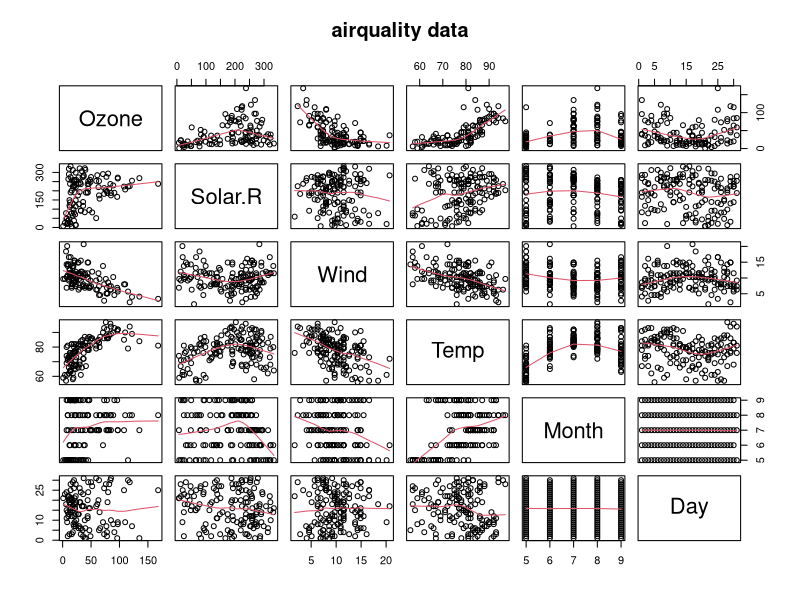
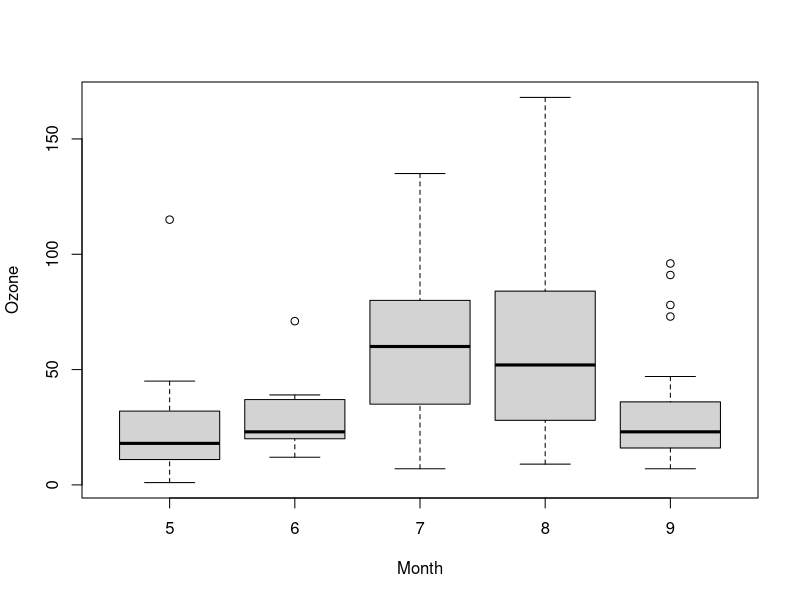
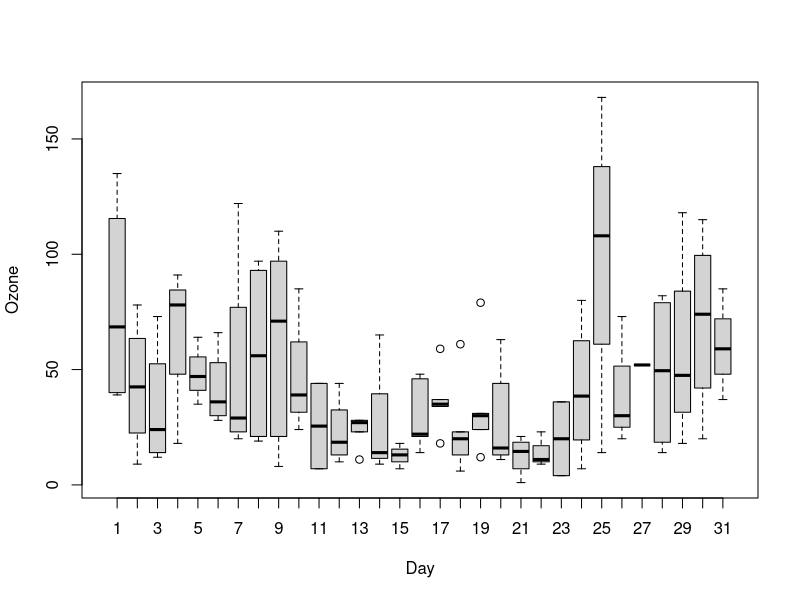
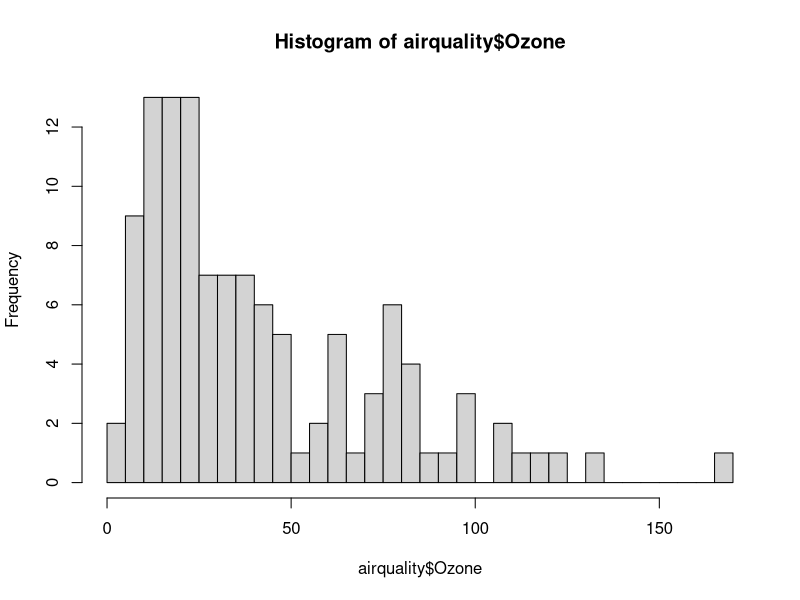
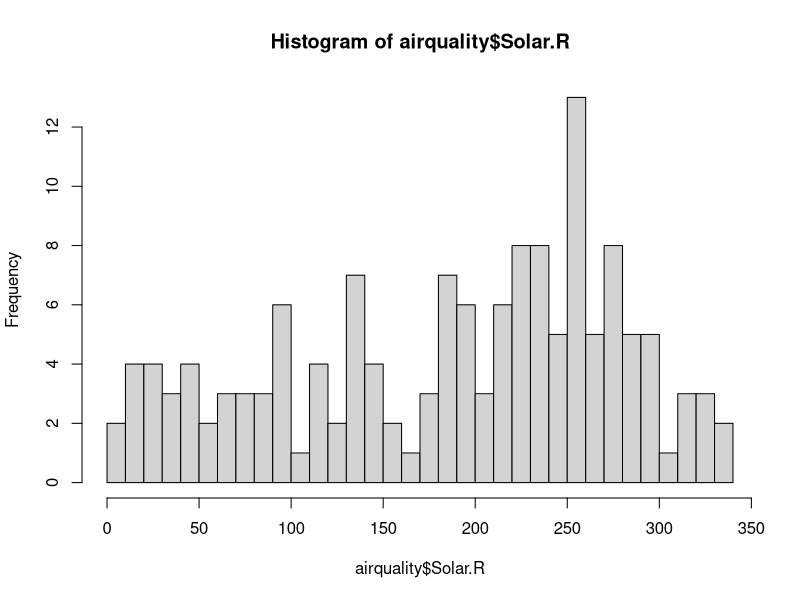
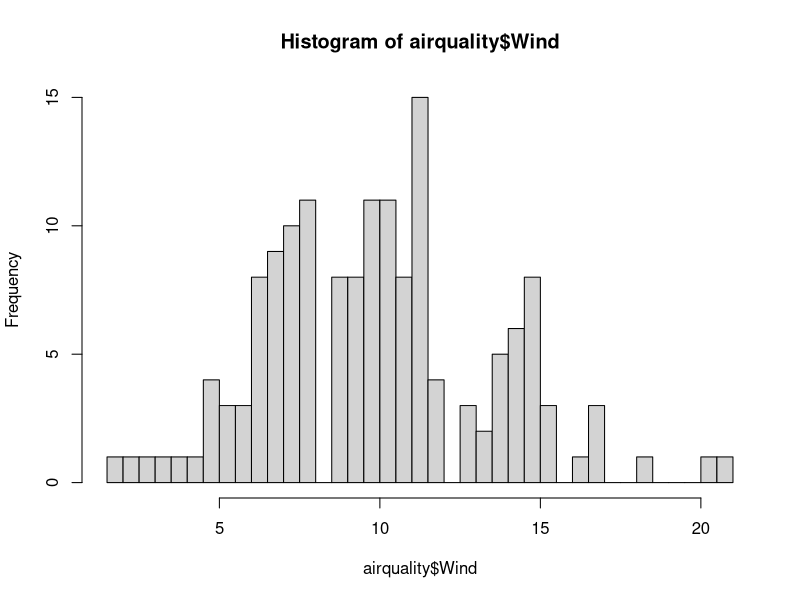
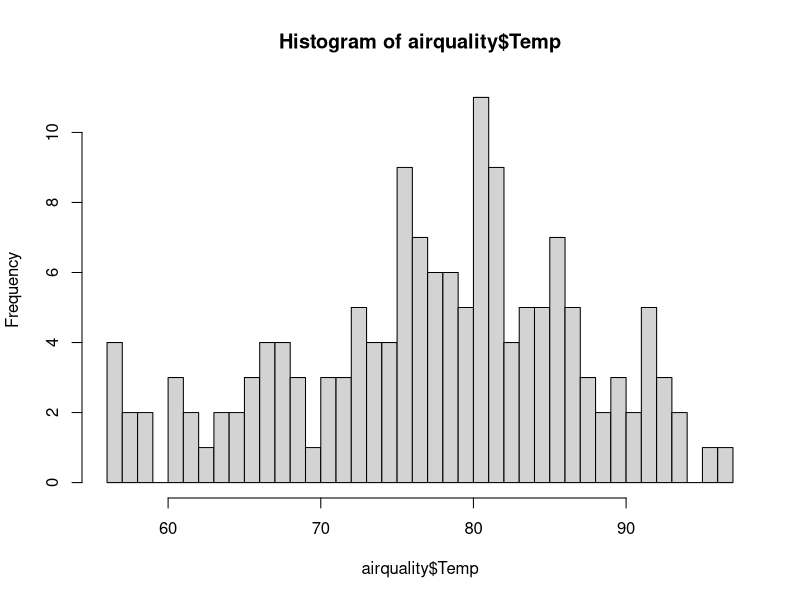
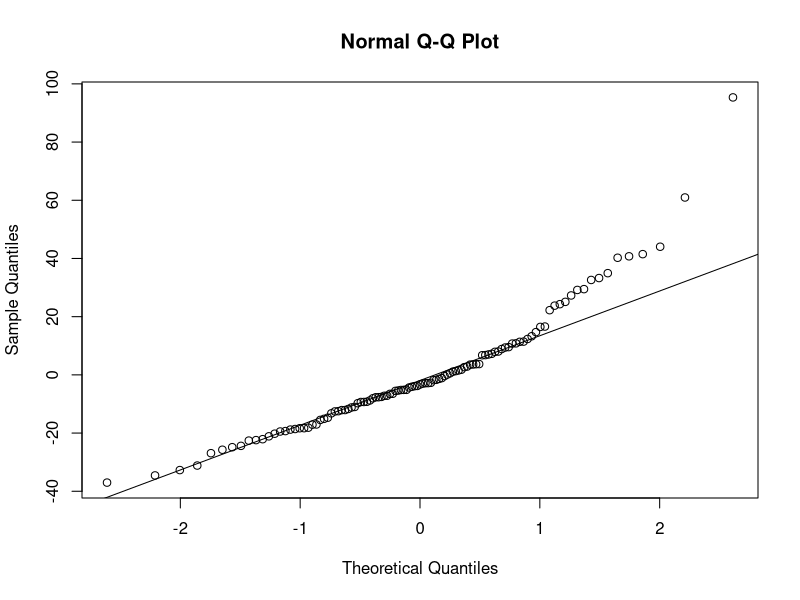

Source code (R) for these figures, in order:
# Answer script for self-guided practical 1 

## PLEASE DON"T READ THIS UNTIL YOU HAVE COMPLETED THE PRACTICAL QUESTIONS

# The tasks of this practical are to:
# Load in some data
# Create some plots
# Fits some models (linear regression, a binary logistic regression, a Poisson generalised linear model)


# Set-up ------------------------------------------------------------------

# Clear the workspace and set the working directory
rm(list = ls())
#setwd('path/to/your/files') # Change this to be the path to your data directory

# Load in any necessary packages
library(MASS)


# Data set 1: airquality --------------------------------------------------

# The airquality data set is included with R. You can get at it simply by typing airquality at the R command prompt

# Let's suppose we're interested in predicting the variable Ozone from the other variables

# 1. First create some plots of the variables and make sure you understand the relationship between them
# Hint: A good start can be found in the help(airquality) file (see the example at the bottom), though that plot isn't very helpful for visualisation of the month and day variables, nor for visualising the shape of individual variables (e.g. using hist)

pairs(airquality, panel = panel.smooth, main = "airquality data")

# Other plots:
boxplot(Ozone ~ Month, data = airquality)
boxplot(Ozone ~ Day, data = airquality)

# Histograms
hist(airquality$Ozone, breaks = 30) # Very skewed
hist(airquality$Solar.R, breaks = 30) # The rest look ok
hist(airquality$Wind, breaks = 30)
hist(airquality$Temp, breaks = 30)

# 2. Fit a linear regression model using lm with Ozone as the response and the other variables as covariates. Use the summary method to interpret your findings. (Note that R here is automatically removing rows with missing variables)
mod_1 = lm(Ozone ~ ., data = airquality)
summary(mod_1)
# Looks ok as a model. Only day seems unimportant. However, these are both included as linear covariates so not much sense in including them this way

# 3. Have a look at the residuals of the model (e.g. histograms and qq-plots). Does the model fit well? 
qqnorm(mod_1$residuals)
qqline(mod_1$residuals) # Really not good - very skewed
hist(mod_1$residuals, breaks = 30)

# 4. Try another model but this time using the log of Ozone instead. Does it fit better?
airquality$log_Ozone = log(airquality$Ozone)
mod_2 = lm(log_Ozone ~ Solar.R + Wind + Temp + Month + Day, data = airquality)
summary(mod_2) # Month no longer important. Slightly better model fit by R-sq

# Residuals
qqnorm(mod_2$residuals)
qqline(mod_2$residuals) # All good but one dodgy observation!
hist(mod_2$residuals, breaks = 30)

# 5. Identify the one strange observation and see if you can work out what happened that day
airquality[as.integer(names(which.min(mod_2$residuals))),]
# Compare with summary(airquality) - average Ozone value, but very high Solar.R, low temperature

# 6. You can get the AIC of this model with e.g. AIC(my_model). Try some more models and see if you can get a better fit. Some ideas might include: interactions between terms (e.g. include + Wind*Temp), quadratic functions (e.g. include + I(Wind^2)), and changing month and day to be factor rather than numerical variables. 
AIC(mod_2)

# I haven't done all the above but here's a model with month and day included as factors
airquality$Month_fac = as.factor(airquality$Month)
airquality$Day_fac = as.factor(airquality$Day)
mod_3 = lm(log_Ozone ~ Solar.R + Wind + Temp + Month_fac + Day_fac, data = airquality)
summary(mod_3) # Month seems almost completely unimportant, and day seems to be over-fitting
qqnorm(mod_3$residuals)
qqline(mod_3$residuals) # OK but still one odd obs
hist(mod_3$residuals, breaks = 30)
AIC(mod_3) # Much worse than mod_2


# Data set 2: Horseshoe ---------------------------------------------------

# 1. Load in the horseshoe.csv data set from the data directory and familiarise yourself with the data structure from the data_description.txt file

horseshoe = read.csv('horseshoe.csv')

# 2. Turn the color and spine variables into factors with their proper names
horseshoe$color = factor(horseshoe$color, labels = c('light medium', 'medium', 'dark medium', 'dark'))
horseshoe$spine = factor(horseshoe$spine, labels = c('both good', 'one worn or broken', 'both worn or broken'))

# 2. Familiarise yourself by plotting the data and exploring the structure between the variables
pairs(horseshoe, panel = panel.smooth, main = "horseshoe data")
plot(horseshoe$width, horseshoe$satell) # Looks like a slight increasing relaitonship with width
plot(horseshoe$weight, horseshoe$satell) # 2 strange observations
plot(horseshoe$weight, horseshoe$width) # A few odd obs here

# 3. Create a binary variable which contains only whether the satellite variable is >0 or not. We will use this as our response variable. Create a plot which shows the relationship of this variable with width.

horseshoe$satell_bin = as.integer(horseshoe$satell>0)
boxplot(horseshoe$width ~ horseshoe$satell_bin)

# 4. Fit a binomial glm (a logistic regression) with the binary variable as the repsonse and width as a covariate. Summarise your findings
mod_4 = glm(satell_bin ~ width, family = binomial(link = 'logit'), data = horseshoe)
summary(mod_4) # Highly significant fit AIC 198.45

# 5. Create plot of the fitted values on top of a scatter plot of the data (hint: width on x-axis, binary reponse variable on y-axis)
plot(horseshoe$width, horseshoe$satell_bin)
points(horseshoe$width, mod_4$fitted.values, col = 'red')

# 6. Try fitting some more models to the data with more variables (and perhaps interactions) to see if you can get the AIC lower. Compare your new models' fitted values to the first model

# Here's a model with width and weight and spine condition
mod_5 = glm(satell_bin ~ width + weight + spine, family = binomial(link = 'logit'), data = horseshoe)
summary(mod_5) # AIC a bit worse 203.97

# Data set 3: Horseshoe (again) -------------------------------------------

# 1. This time fit a Poisson GLM to the horseshoe data, using the original number of satellites rather than the binary version you fitted previously. Again use width as the sole covariate, and again plot the fitted values

mod_6 = glm(satell ~ width, family = poisson(link = 'log'), data = horseshoe)
summary(mod_6) # Width clearly important, AIC 827.18

plot(horseshoe$width, horseshoe$satell)
points(horseshoe$width, mod_6$fitted.values, col = 'red') # Non-linear increasing relationship with width

# 2. Now try a model with all of the covariates (make sure not to include the binary variable you created before). Summarise and see if there's any improvement. You might notice that more variables are important (compared to the previous binary logistic regression) because we're using more of the data
mod_7 = glm(satell ~ width + color + spine + weight, family = poisson(link = 'log'), data = horseshoe)
summary(mod_7) # Colour and weight seem to be important

# 3. A common occurrence is that the Poisson distribution is a poor fit to the data as the mean=variance relationship is rarely met. (You could check if the mean and the variance match for these data). A common alternative is to fit a Negative-Binomial GLM which has an extra parameter to measure excess variance (over-dispersion). The glm function doesn't have this distribution in itby default so you need to call in the MASS library with library(MASS). The family will now be called negative.binomial and you'll need to specify a value of the excess variance theta. The ratio of the variance to the mean of the response would be a good start. Fit a Negative Binomial GLM to these data, interpret your findings, see if the AIC improves, and plot your output.

mean(horseshoe$satell) # 2.9
var(horseshoe$satell) # 9.9 - much bigger
# Suggests using theta = 3

mod_8 = glm(satell ~ width, family = negative.binomial(theta = 3, link = 'log'), data = horseshoe)
summary(mod_8) # Huge decrease in AIC

points(horseshoe$width, mod_8$fitted.values, col = 'blue') # Slight change to the plot


# Extra questions ---------------------------------------------------------

# The other data sets which are worth fitting GLMs or linear models to in the data directory are:
# 1. The geese_isotopes data. You might like to see if one of the isotope values is affected by some of the other variables (sex, adult, etc)
# 2. The whitefly data set. This is binomial (as used in the lectures) but you might like to additionaly try some of the other variables and see which are important and why. The data set has particular issues with zero-inflation. See if you can predict which zero data points are poorly predicted by the model.

